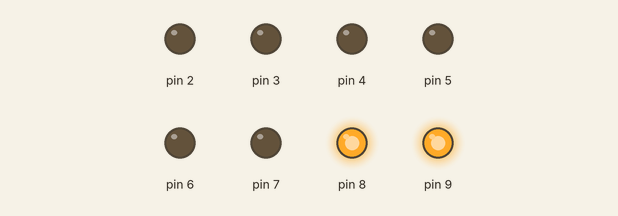
Bench run of a sketch on a simulated Arduino Uno, built with avr-gcc and run on an emulated ATmega328P. Shown: output pins drawn as LEDs (lit = HIGH).

Above: at 0.5 s.
At 2.5 s:
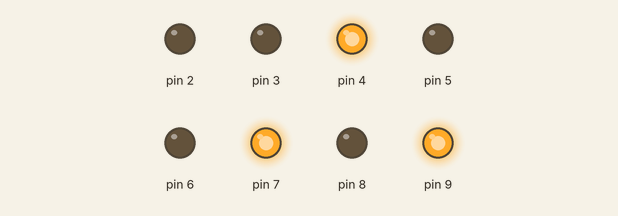
At 3.5 s:
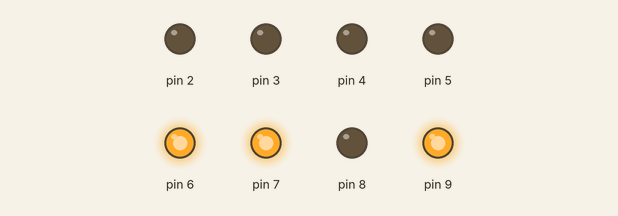
At 5.5 s:
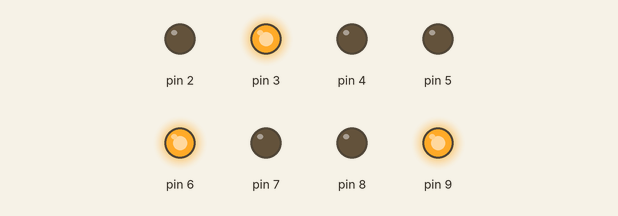
At 8.5 s:
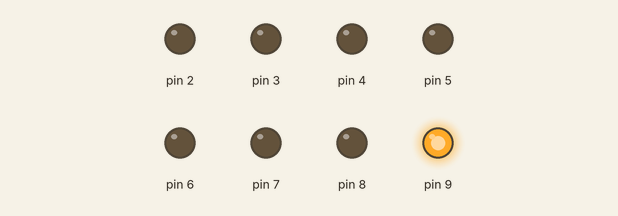
At 11.5 s:
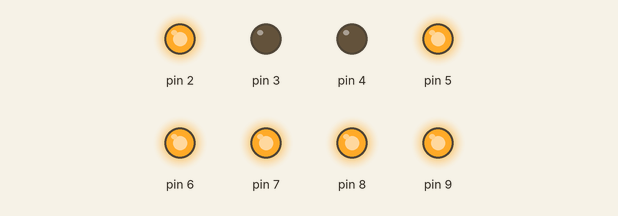
Timing chart, 0 to 13.0 s (numbered marks = the images above):
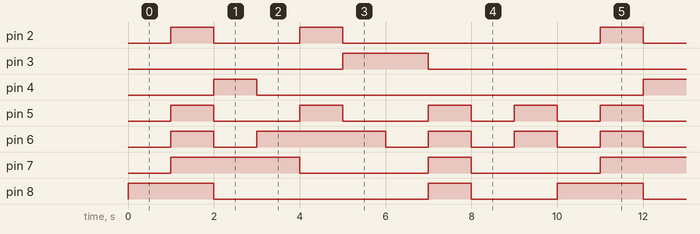

The sketch:

7-1.ino
```cpp
bool d[10][7]={{0,0,0,0,0,0,1},
{1,0,0,1,1,1,1},
{0,0,1,0,0,1,0},
{0,0,0,0,1,1,0},
{1,0,0,1,1,0,0},
{0,1,0,0,1,0,0},
{0,1,0,0,0,0,0},
{0,0,0,1,1,1,1},
{0,0,0,0,0,0,0},
{0,0,0,1,1,0,0}};
void setup() {
  pinMode(2,OUTPUT);
  pinMode(3,OUTPUT);
  pinMode(4,OUTPUT);
  pinMode(5,OUTPUT);
  pinMode(6,OUTPUT);
  pinMode(7,OUTPUT);
  pinMode(8,OUTPUT);
  pinMode(9,OUTPUT);
  digitalWrite(9,1);
}

void loop() {
  for(int i=0;i<10;i++){
    for(int j=0;j<7;j++){
      digitalWrite(j+2,d[i][j]);
    }
    delay(1000);
  }
}
```

Measured:
- by itself, pin 2: repeats every 10.0 s: LOW 2.0 s, HIGH 1.0 s, LOW 6.0 s, HIGH 1.0 s
- by itself, pin 3: alternates HIGH for 2.0 s and LOW for 8.0 s
- by itself, pin 4: alternates HIGH for 1.0 s and LOW for 9.0 s
- by itself, pin 5: repeats every 10.0 s: 2 × (LOW 2.0 s, HIGH 1.0 s), 2 × (LOW 1.0 s, HIGH 1.0 s)
- by itself, pin 6: repeats every 10.0 s: LOW 1.0 s, HIGH 3.0 s, 3 × (LOW 1.0 s, HIGH 1.0 s)
- by itself, pin 7: repeats every 10.0 s: LOW 3.0 s, HIGH 1.0 s, LOW 3.0 s, HIGH 3.0 s
- by itself, pin 8: repeats every 10.0 s: LOW 5.0 s, HIGH 1.0 s, LOW 2.0 s, HIGH 2.0 s
